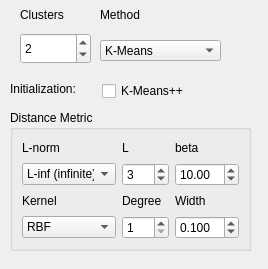
<?xml version="1.0" encoding="UTF-8"?>
<ui version="4.0">
 <class>ParametersKM</class>
 <widget class="QWidget" name="ParametersKM">
  <property name="geometry">
   <rect>
    <x>0</x>
    <y>0</y>
    <width>268</width>
    <height>269</height>
   </rect>
  </property>
  <property name="windowTitle">
   <string>Form</string>
  </property>
  <widget class="QLabel" name="label">
   <property name="geometry">
    <rect>
     <x>100</x>
     <y>6</y>
     <width>49</width>
     <height>18</height>
    </rect>
   </property>
   <property name="font">
    <font>
     <pointsize>9</pointsize>
    </font>
   </property>
   <property name="text">
    <string>Method</string>
   </property>
  </widget>
  <widget class="QSpinBox" name="kmeansClusterSpin">
   <property name="geometry">
    <rect>
     <x>20</x>
     <y>33</y>
     <width>71</width>
     <height>31</height>
    </rect>
   </property>
   <property name="font">
    <font>
     <pointsize>9</pointsize>
    </font>
   </property>
   <property name="toolTip">
    <string>Number of clusters</string>
   </property>
   <property name="minimum">
    <number>1</number>
   </property>
   <property name="maximum">
    <number>100</number>
   </property>
   <property name="value">
    <number>2</number>
   </property>
  </widget>
  <widget class="QComboBox" name="kmeansMethodCombo">
   <property name="geometry">
    <rect>
     <x>100</x>
     <y>40</y>
     <width>121</width>
     <height>21</height>
    </rect>
   </property>
   <property name="font">
    <font>
     <pointsize>9</pointsize>
    </font>
   </property>
   <property name="toolTip">
    <string>K-Means: Standard K-Means algorithm, with hard assignments to clusters
Soft K-Means: K-Means with soft assignment to clusters</string>
   </property>
   <property name="currentIndex">
    <number>0</number>
   </property>
   <item>
    <property name="text">
     <string>K-Means</string>
    </property>
   </item>
   <item>
    <property name="text">
     <string>Soft K-Means</string>
    </property>
   </item>
   <item>
    <property name="text">
     <string>Kernel K-Means</string>
    </property>
   </item>
  </widget>
  <widget class="QLabel" name="label_11">
   <property name="geometry">
    <rect>
     <x>20</x>
     <y>6</y>
     <width>51</width>
     <height>18</height>
    </rect>
   </property>
   <property name="font">
    <font>
     <pointsize>9</pointsize>
    </font>
   </property>
   <property name="text">
    <string>Clusters</string>
   </property>
  </widget>
  <widget class="QLabel" name="label_3">
   <property name="geometry">
    <rect>
     <x>10</x>
     <y>80</y>
     <width>81</width>
     <height>18</height>
    </rect>
   </property>
   <property name="font">
    <font>
     <pointsize>9</pointsize>
    </font>
   </property>
   <property name="text">
    <string>Initialization:</string>
   </property>
  </widget>
  <widget class="QCheckBox" name="KMeansPlusPlusCheckBox">
   <property name="geometry">
    <rect>
     <x>102</x>
     <y>80</y>
     <width>99</width>
     <height>22</height>
    </rect>
   </property>
   <property name="font">
    <font>
     <pointsize>9</pointsize>
    </font>
   </property>
   <property name="text">
    <string>K-Means++</string>
   </property>
   <property name="checkable">
    <bool>true</bool>
   </property>
   <property name="checked">
    <bool>false</bool>
   </property>
  </widget>
  <widget class="QGroupBox" name="DistanceMetricGroupBox">
   <property name="geometry">
    <rect>
     <x>10</x>
     <y>110</y>
     <width>241</width>
     <height>141</height>
    </rect>
   </property>
   <property name="title">
    <string>Distance Metric</string>
   </property>
   <layout class="QGridLayout" name="gridLayout">
    <item row="0" column="0">
     <widget class="QLabel" name="labelMetric">
      <property name="font">
       <font>
        <pointsize>9</pointsize>
       </font>
      </property>
      <property name="text">
       <string>L-norm</string>
      </property>
     </widget>
    </item>
    <item row="0" column="1">
     <widget class="QLabel" name="labelPower">
      <property name="font">
       <font>
        <pointsize>9</pointsize>
       </font>
      </property>
      <property name="text">
       <string>L</string>
      </property>
     </widget>
    </item>
    <item row="0" column="2">
     <widget class="QLabel" name="labelBeta">
      <property name="font">
       <font>
        <pointsize>9</pointsize>
       </font>
      </property>
      <property name="text">
       <string>beta</string>
      </property>
     </widget>
    </item>
    <item row="1" column="0">
     <widget class="QComboBox" name="kmeansNormCombo">
      <property name="font">
       <font>
        <pointsize>9</pointsize>
       </font>
      </property>
      <property name="toolTip">
       <string>Distance Metric for K-Means</string>
      </property>
      <property name="currentIndex">
       <number>0</number>
      </property>
      <item>
       <property name="text">
        <string>L-inf (infinite)</string>
       </property>
      </item>
      <item>
       <property name="text">
        <string>L1 (manhattan)</string>
       </property>
      </item>
      <item>
       <property name="text">
        <string>L2 (euclidean)</string>
       </property>
      </item>
      <item>
       <property name="text">
        <string>Lp</string>
       </property>
      </item>
     </widget>
    </item>
    <item row="1" column="1">
     <widget class="QSpinBox" name="kmeansNormSpin">
      <property name="font">
       <font>
        <pointsize>9</pointsize>
       </font>
      </property>
      <property name="toolTip">
       <string>Power for the Lp norm</string>
      </property>
      <property name="minimum">
       <number>1</number>
      </property>
      <property name="maximum">
       <number>99</number>
      </property>
      <property name="value">
       <number>3</number>
      </property>
     </widget>
    </item>
    <item row="1" column="2">
     <widget class="QDoubleSpinBox" name="kmeansBetaSpin">
      <property name="font">
       <font>
        <pointsize>9</pointsize>
       </font>
      </property>
      <property name="toolTip">
       <string>Stiffness parameter for Soft K-Means</string>
      </property>
      <property name="maximum">
       <double>999.990000000000009</double>
      </property>
      <property name="singleStep">
       <double>0.100000000000000</double>
      </property>
      <property name="value">
       <double>10.000000000000000</double>
      </property>
     </widget>
    </item>
    <item row="2" column="0">
     <widget class="QLabel" name="labelKernel">
      <property name="font">
       <font>
        <pointsize>9</pointsize>
       </font>
      </property>
      <property name="text">
       <string>Kernel</string>
      </property>
     </widget>
    </item>
    <item row="2" column="1">
     <widget class="QLabel" name="param1Label">
      <property name="font">
       <font>
        <pointsize>9</pointsize>
       </font>
      </property>
      <property name="text">
       <string>Degree</string>
      </property>
     </widget>
    </item>
    <item row="2" column="2">
     <widget class="QLabel" name="param2Label">
      <property name="font">
       <font>
        <pointsize>9</pointsize>
       </font>
      </property>
      <property name="text">
       <string>Width</string>
      </property>
     </widget>
    </item>
    <item row="3" column="0">
     <widget class="QComboBox" name="kernelTypeCombo">
      <property name="font">
       <font>
        <pointsize>9</pointsize>
       </font>
      </property>
      <property name="toolTip">
       <string>kernel function</string>
      </property>
      <property name="currentIndex">
       <number>2</number>
      </property>
      <item>
       <property name="text">
        <string>Linear</string>
       </property>
      </item>
      <item>
       <property name="text">
        <string>Poly</string>
       </property>
      </item>
      <item>
       <property name="text">
        <string>RBF</string>
       </property>
      </item>
     </widget>
    </item>
    <item row="3" column="1">
     <widget class="QDoubleSpinBox" name="kernelDegSpin">
      <property name="font">
       <font>
        <pointsize>9</pointsize>
       </font>
      </property>
      <property name="toolTip">
       <string>Width of the kernel (gamma)
RBF and Polynomial only</string>
      </property>
      <property name="decimals">
       <number>0</number>
      </property>
      <property name="minimum">
       <double>1.000000000000000</double>
      </property>
      <property name="singleStep">
       <double>1.000000000000000</double>
      </property>
      <property name="value">
       <double>1.000000000000000</double>
      </property>
     </widget>
    </item>
    <item row="3" column="2">
     <widget class="QDoubleSpinBox" name="kernelWidthSpin">
      <property name="font">
       <font>
        <pointsize>9</pointsize>
       </font>
      </property>
      <property name="toolTip">
       <string>Width of the kernel (gamma)
RBF and Polynomial only</string>
      </property>
      <property name="decimals">
       <number>3</number>
      </property>
      <property name="minimum">
       <double>0.001000000000000</double>
      </property>
      <property name="singleStep">
       <double>0.010000000000000</double>
      </property>
      <property name="value">
       <double>0.100000000000000</double>
      </property>
     </widget>
    </item>
   </layout>
  </widget>
 </widget>
 <resources/>
 <connections/>
</ui>
